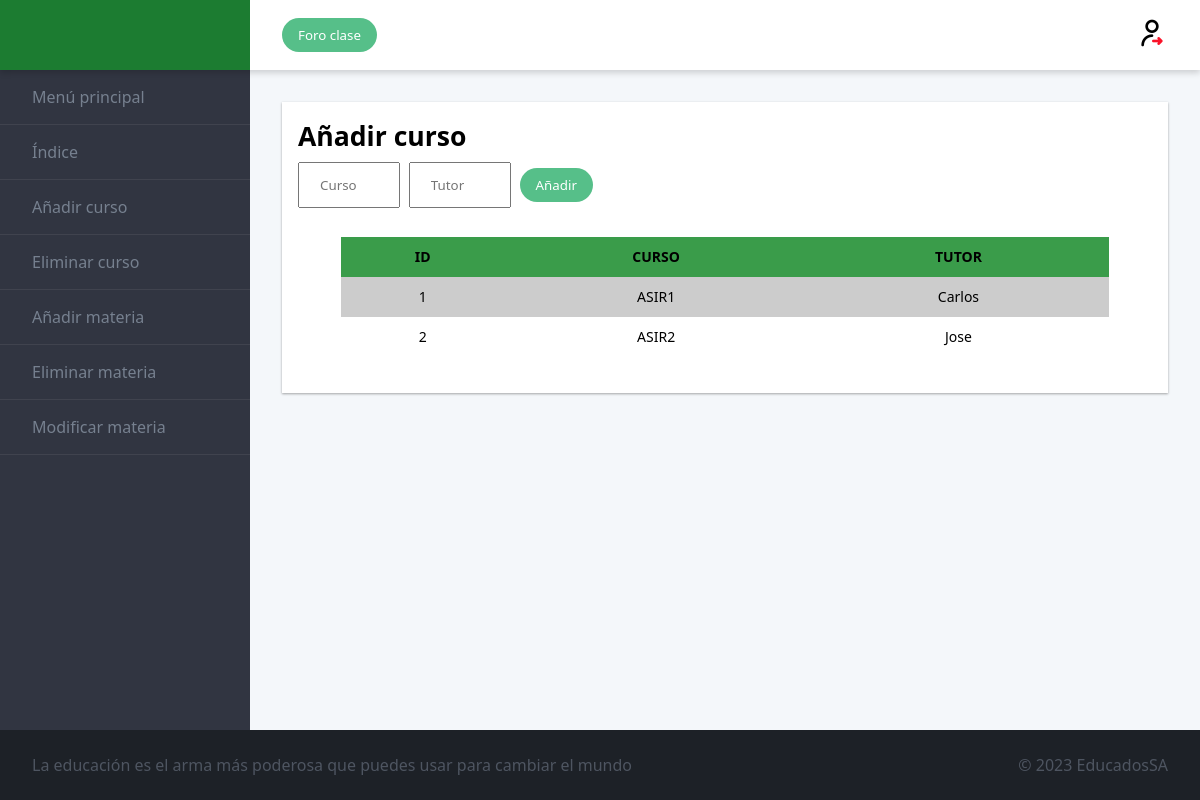
The page /admin/Materias/añadirc.php on the database as committed earlier.
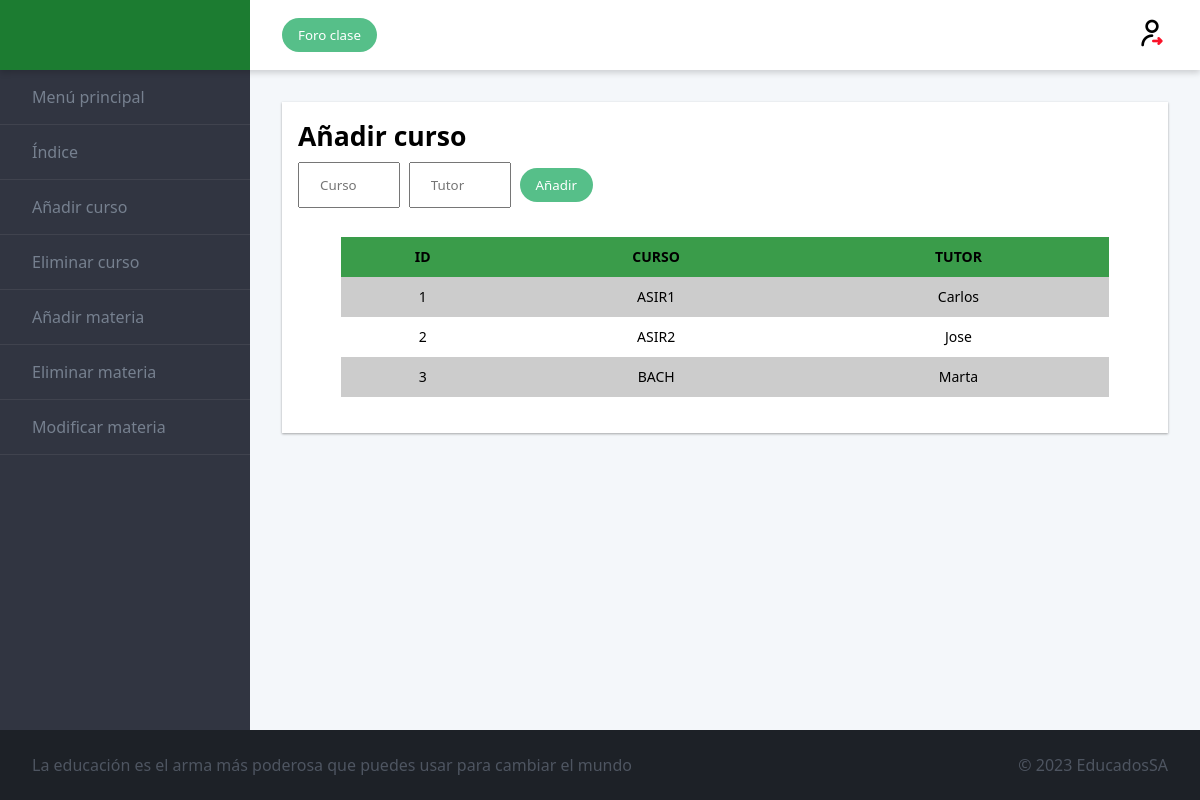
The same page on the database as committed later.
### tables this page shows
CREATE TABLE `curso` (
  `id_curso` int(4) NOT NULL,
  `curso` varchar(50) DEFAULT NULL,
  `tutor` varchar(50) DEFAULT NULL
);

### admin/Materias/añadirc.php (the view, shortened to what this page needs)
<!DOCTYPE html>
<html lang="en">
  <head>
    <link rel="stylesheet" href="../style.css">
  </head>
  <body>
  <div class="admin">
  <header class="admin__header">
    <a href="adminindex.php" class="logo">
    </a>
    <div class="toolbar">
      <button class="btn  btn--primary">Foro clase</button>
      <a href="../../cerrar_sesion.php" class="logout"><img src="../img/cerrar-sesion.png"></a>
    </div>
  </header>
  <nav class="admin__nav">
  <ul class="menu">
      <li class="menu__item">
        <a class="menu__link" href="../adminindex.php">Menú principal</a>
      </li>
      <li class="menu__item">
        <a class="menu__link" href="./materias.php">Índice</a>
      </li>
      <li class="menu__item">
        <a class="menu__link" href="./añadirc.php">Añadir curso</a>
      </li>
      <li class="menu__item">
        <a class="menu__link" href="./eliminarc.php">Eliminar curso</a>
      </li>
      <li class="menu__item">
        <a class="menu__link" href="./añadir.php">Añadir materia</a>
      </li>
      <li class="menu__item">
        <a class="menu__link" href="./eliminarm.php">Eliminar materia</a>
      </li>
      <li class="menu__item">
        <a class="menu__link" href="./actualizarm.php">Modificar materia</a>
      </li>
    </ul>
  </nav>
  <main class="admin__main">
    <div class="dashboard">
      <div class="dashboard__item dashboard__item--full">
        <div class="card">
        <h5>Añadir curso</h5>
        <form action="añadirc2.php" method="POST">
            <input type="text" name="curso" id="curso" placeholder="Curso" required/>
            <input type="text" name="tutor" id="tutor" placeholder="Tutor" required/>
            <input type="submit" value="Añadir" name="añadir"  class="btn  btn--primary">
        </form>
            <?php
                $conexion = mysqli_connect("db", "root", "rootroot") or die("No se puede conectar con el servidor");
                mysqli_select_db($conexion, "educados") or die("No se puede seleccionar la base de datos");
                $instruccion = "SELECT * FROM curso";
                $consulta = mysqli_query($conexion, $instruccion) or die("Fallo en la consulta");
                $nfilas = mysqli_num_rows($consulta);
                if ($nfilas > 0) {
                    print("<TABLE class='table'>\n");
                    print("<TR>\n");
                    print("<TH>ID</TH>\n");
                    print("<TH>CURSO</TH>\n");
                    print("<TH>TUTOR</TH>\n");
                    print("</TR>\n");
                for ($i = 0; $i < $nfilas; $i++) {
                    $resultado = mysqli_fetch_array($consulta);
                    print("<TR>\n");
                    print("<TD>" . $resultado['id_curso'] . "</TD>\n");
                    print("<TD>" . $resultado['curso'] . "</TD>\n");
                    print("<TD>" . $resultado['tutor'] . "</TD>\n");
                    print("</TR>\n");
                }
                print("</TABLE>\n");
            } else {
                print("No hay cursos disponibles para mostrar");
            }
    ?>
        </div>
      </div>
    </div>
  </main>
  <footer class="admin__footer">
    <ul class="ticker">
      <li class="ticker__item">La educación es el arma más poderosa que puedes usar para cambiar el mundo</li>
    </ul>
    <span>
      &copy; 2023 EducadosSA
    </span>
  </footer>
</div>
  </body>
</html>

Rows that differ between the two databases and show on the page:
added curso: id_curso "3", curso "BACH", tutor "Marta"
